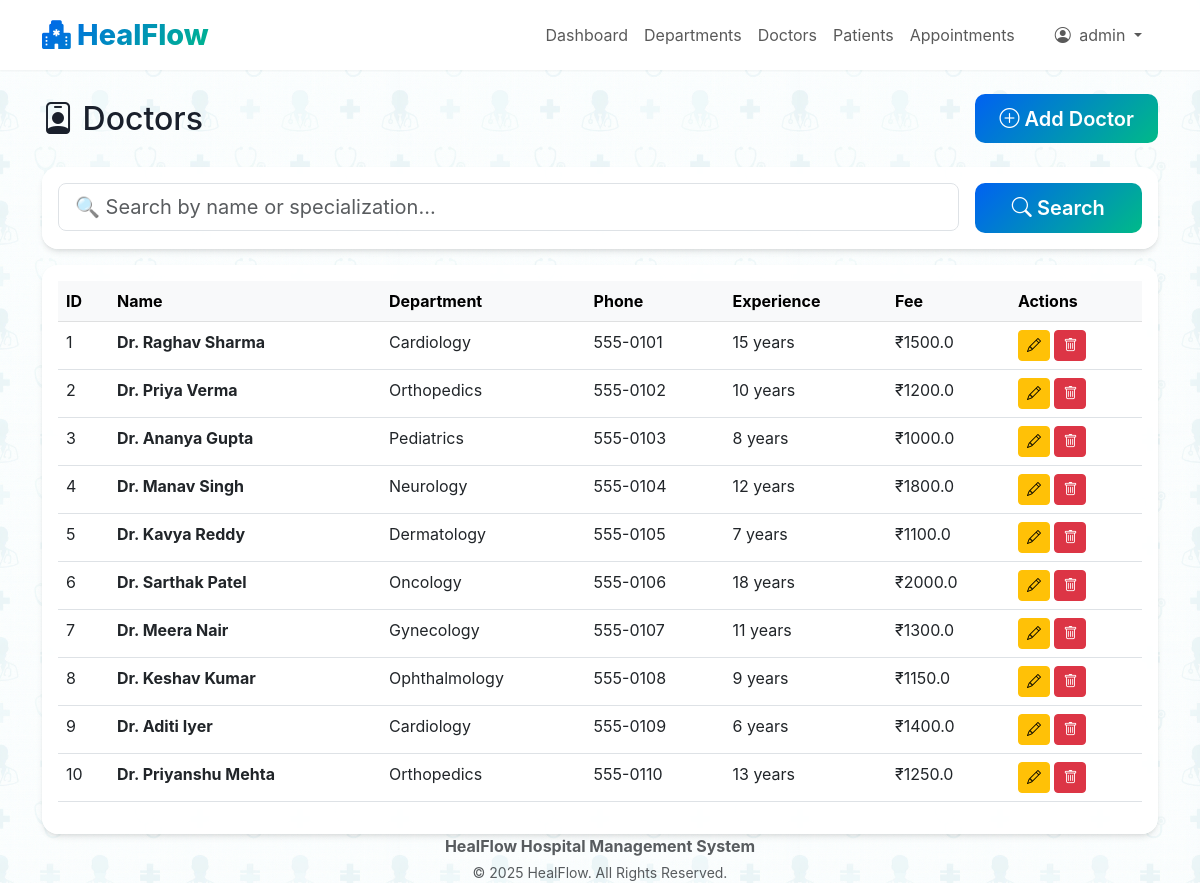
/admin/doctors (signed in), run on the app's committed database.
### models.py (models this page shows, shortened)
class User(UserMixin, db.Model):
    __tablename__ = 'users'
    id = db.Column(db.Integer, primary_key=True)
    username = db.Column(db.String(80), unique=True, nullable=False)
    email = db.Column(db.String(120), unique=True, nullable=False)
    password_hash = db.Column(db.String(255), nullable=False)
    role = db.Column(db.String(20), nullable=False)
    created_at = db.Column(db.DateTime, default=datetime.utcnow)
    active = db.Column(db.Boolean, default=True)
    doctor = db.relationship('Doctor', backref='user', uselist=False, cascade='all, delete-orphan')
    patient = db.relationship('Patient', backref='user', uselist=False, cascade='all, delete-orphan')

class Doctor(db.Model):
    __tablename__ = 'doctors'
    id = db.Column(db.Integer, primary_key=True)
    user_id = db.Column(db.Integer, db.ForeignKey('users.id'), nullable=False)
    full_name = db.Column(db.String(120), nullable=False)
    department_id = db.Column(db.Integer, db.ForeignKey('departments.id'), nullable=False)
    phone = db.Column(db.String(20))
    qualification = db.Column(db.String(200))
    experience_years = db.Column(db.Integer)
    consultation_fee = db.Column(db.Float, default=0.0)
    created_at = db.Column(db.DateTime, default=datetime.utcnow)
    appointments = db.relationship('Appointment', backref='doctor', lazy=True)
    availability = db.relationship('DoctorAvailability', backref='doctor', cascade='all, delete-orphan')

class Department(db.Model):
    __tablename__ = 'departments'
    id = db.Column(db.Integer, primary_key=True)
    name = db.Column(db.String(100), unique=True, nullable=False)
    description = db.Column(db.Text)
    created_at = db.Column(db.DateTime, default=datetime.utcnow)
    doctors = db.relationship('Doctor', backref='department', lazy=True)

### app.py (the view)
@app.route('/admin/doctors')
@login_required
@admin_required
def admin_doctors():
    search = request.args.get('search', '')
    if search:
        doctors = Doctor.query.filter(
            (Doctor.full_name.ilike(f'%{search}%')) |
            (Department.name.ilike(f'%{search}%'))
        ).join(Department).all()
    else:
        doctors = Doctor.query.all()
    return render_template('admin/doctors.html', doctors=doctors, search=search)

### app.py (called while the page is built)
@login_manager.user_loader
def load_user(user_id):
    return User.query.get(int(user_id))

def admin_required(f):
    @wraps(f)
    def decorated_function(*args, **kwargs):
        if not current_user.is_authenticated or current_user.role != 'admin':
            flash('Access denied. Admin privileges required.', 'danger')
            return redirect(url_for('index'))
        return f(*args, **kwargs)
    return decorated_function

### templates/admin/doctors.html (shortened to what this page needs)
{% extends "base.html" %}
{% block content %}
<div class="fade-in">
    <div class="d-flex justify-content-between align-items-center mb-4">
        <h2 class="page-title mb-0"><i class="bi bi-person-badge"></i> Doctors</h2>
        <a href="{{ url_for('admin_add_doctor') }}" class="btn btn-primary btn-lg">
            <i class="bi bi-plus-circle"></i> Add Doctor
        </a>
    </div>
    <div class="card mb-3 search-box">
        <div class="card-body">
            <form method="GET" class="row g-3">
                <div class="col-md-10">
                    <input type="text" name="search" class="form-control form-control-lg"
                        placeholder="🔍 Search by name or specialization..." value="{{ search }}">
                </div>
                <div class="col-md-2">
                    <button type="submit" class="btn btn-primary w-100 btn-lg">
                        <i class="bi bi-search"></i> Search
                    </button>
                </div>
            </form>
        </div>
    </div>
    <div class="card">
        <div class="card-body">
            <div class="table-responsive">
                <table class="table table-hover">
                    <thead class="table-light">
                        <tr>
                            <th>ID</th>
                            <th>Name</th>
                            <th>Department</th>
                            <th>Phone</th>
                            <th>Experience</th>
                            <th>Fee</th>
                            <th>Actions</th>
                        </tr>
                    </thead>
                    <tbody>
                        {% for doctor in doctors %}
                        <tr>
                            <td>{{ doctor.id }}</td>
                            <td><strong>{{ doctor.full_name }}</strong></td>
                            <td>{{ doctor.department.name }}</td>
                            <td>{{ doctor.phone }}</td>
                            <td>{{ doctor.experience_years }} years</td>
                            <td>₹{{ doctor.consultation_fee }}</td>
                            <td>
                                <a href="{{ url_for('admin_edit_doctor', doctor_id=doctor.id) }}"
                                    class="btn btn-sm btn-warning">
                                    <i class="bi bi-pencil"></i>
                                </a>
                                <form method="POST" action="{{ url_for('admin_delete_doctor', doctor_id=doctor.id) }}"
                                    style="display:inline;"
                                    onsubmit="return confirm('Are you sure you want to delete this doctor?');">
                                    <button type="submit" class="btn btn-sm btn-danger">
                                        <i class="bi bi-trash"></i>
                                    </button>
                                </form>
                            </td>
                        </tr>
                        {% endfor %}
                    </tbody>
                </table>
            </div>
        </div>
    </div>
</div>
{% endblock %}

### templates/base.html (shortened to what this page needs)
<!DOCTYPE html>
<html lang="en">
<head>
    <link href="https://cdn.jsdelivr.net/npm/bootstrap@5.3.0/dist/css/bootstrap.min.css" rel="stylesheet">
    <link rel="stylesheet" href="https://cdn.jsdelivr.net/npm/bootstrap-icons@1.10.0/font/bootstrap-icons.css">
    <link rel="stylesheet" href="{{ url_for('static', filename='css/style.css') }}">
</head>
<body>
    {% if current_user.is_authenticated %}
    <nav class="navbar navbar-expand-lg navbar-light sticky-top">
        <div class="container">
            <a class="navbar-brand" href="{{ url_for('index') }}">
                <i class="bi bi-hospital-fill"></i> HealFlow
            </a>
            <div class="collapse navbar-collapse" id="navbarNav">
                <ul class="navbar-nav ms-auto align-items-center">
                    {% if current_user.role == 'admin' %}
                    <li class="nav-item">
                        <a class="nav-link" href="{{ url_for('admin_dashboard') }}">Dashboard</a>
                    </li>
                    <li class="nav-item">
                        <a class="nav-link" href="{{ url_for('admin_departments') }}">Departments</a>
                    </li>
                    <li class="nav-item">
                        <a class="nav-link" href="{{ url_for('admin_doctors') }}">Doctors</a>
                    </li>
                    <li class="nav-item">
                        <a class="nav-link" href="{{ url_for('admin_patients') }}">Patients</a>
                    </li>
                    <li class="nav-item">
                        <a class="nav-link" href="{{ url_for('admin_appointments') }}">Appointments</a>
                    </li>
                    {% endif %}
                    <li class="nav-item dropdown ms-3">
                        <a class="nav-link dropdown-toggle btn btn-outline-primary px-3 py-1" href="#" role="button"
                            data-bs-toggle="dropdown">
                            <i class="bi bi-person-circle me-1"></i> {{ current_user.username }}
                        </a>
                    </li>
                </ul>
            </div>
        </div>
    </nav>
    {% endif %}
    <div class="container mt-4">
        {% block content %}{% endblock %}
    </div>
    <footer class="text-center text-muted">
        <div class="container">
            <div class="row">
                <div class="col-md-12">
                    <p class="mb-1">
                        <strong>HealFlow Hospital Management System</strong>
                    </p>
                    <p class="small mb-0">
                        &copy; 2025 HealFlow. All Rights Reserved.
                    </p>
                </div>
            </div>
        </div>
    </footer>
</body>
</html>

### static/css/style.css (style rules this page uses)
:root { --primary-color: #0061f2; --primary-gradient: linear-gradient(135deg, #0061f2 0%, #00ba88 100%); --secondary-gradient: linear-gradient(135deg, #6900c7 0%, #00e0ff 100%); --accent-gradient: linear-gradient(135deg, #00ba88 0%, #00e0ff 100%); --surface-color: #ffffff; --text-primary: #1a202c; --text-secondary: #718096; --border-color: #e2e8f0; --shadow-sm: 0 1px 2px 0 rgba(0, 0, 0, 0.05); --shadow-md: 0 4px 6px -1px rgba(0, 0, 0, 0.1), 0 2px 4px -1px rgba(0, 0, 0, 0.06); --shadow-lg: 0 10px 15px -3px rgba(0, 0, 0, 0.1), 0 4px 6px -2px rgba(0, 0, 0, 0.05); --glass-bg: rgba(255, 255, 255, 0.95); }
body { min-height: 100vh; display: flex; flex-direction: column; background-color: #f8fafc; background-image: url('../images/bg.png'); background-repeat: repeat; background-size: 400px; background-attachment: fixed; font-family: 'Inter', 'Segoe UI', sans-serif; color: var(--text-primary); }
.navbar { background: var(--glass-bg); backdrop-filter: blur(10px); border-bottom: 1px solid rgba(255, 255, 255, 0.3); box-shadow: var(--shadow-sm); }
.navbar-brand { font-weight: 800; background: var(--primary-gradient); background-clip: text; -webkit-background-clip: text; -webkit-text-fill-color: transparent; color: transparent; font-size: 1.8rem; }
.card { border: none; border-radius: 16px; background: var(--glass-bg); box-shadow: var(--shadow-md); transition: all 0.3s cubic-bezier(0.4, 0, 0.2, 1); overflow: hidden; }
.btn-primary { background: var(--primary-gradient); border: none; font-weight: 600; padding: 0.6rem 1.5rem; border-radius: 10px; }

### data on the page
User: username "admin"
Doctor: id "1", full_name "Dr. Raghav Sharma", department.name "Cardiology", phone "555-0101", experience_years "15", consultation_fee "1500.0"
Doctor: id "2", full_name "Dr. Priya Verma", department.name "Orthopedics", phone "555-0102", experience_years "10", consultation_fee "1200.0"
Doctor: id "3", full_name "Dr. Ananya Gupta", department.name "Pediatrics", phone "555-0103", experience_years "8", consultation_fee "1000.0"
Doctor: id "4", full_name "Dr. Manav Singh", department.name "Neurology", phone "555-0104", experience_years "12", consultation_fee "1800.0"
Doctor: id "5", full_name "Dr. Kavya Reddy", department.name "Dermatology", phone "555-0105", experience_years "7", consultation_fee "1100.0"
Doctor: id "6", full_name "Dr. Sarthak Patel", department.name "Oncology", phone "555-0106", experience_years "18", consultation_fee "2000.0"
Doctor: id "7", full_name "Dr. Meera Nair", department.name "Gynecology", phone "555-0107", experience_years "11", consultation_fee "1300.0"
Doctor: id "8", full_name "Dr. Keshav Kumar", department.name "Ophthalmology", phone "555-0108", experience_years "9", consultation_fee "1150.0"
Doctor: id "9", full_name "Dr. Aditi Iyer", department.name "Cardiology", phone "555-0109", experience_years "6", consultation_fee "1400.0"
Doctor: id "10", full_name "Dr. Priyanshu Mehta", department.name "Orthopedics", phone "555-0110", experience_years "13", consultation_fee "1250.0"
